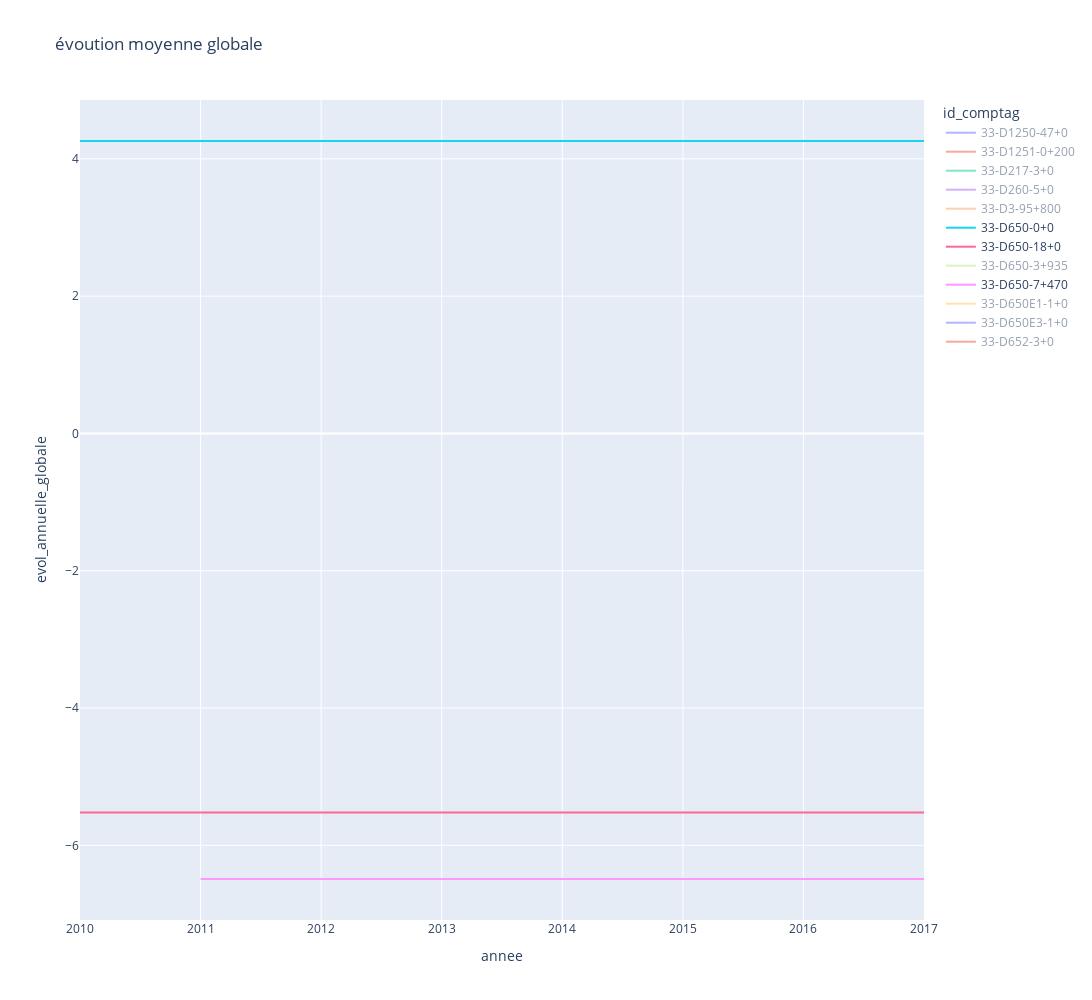

Source (notebook cell):
### Code cell
fig=px.line(df_zone.loc[df_zone.zone==6], x='annee',y='evol_annuelle_globale', color='id_comptag', title='évoution moyenne globale',width=1500, height=1000)
fig.update_layout(yaxis=dict(range=[-10,10],dtick = 2))

### Figure 1 — Plotly figure (JSON) as saved in the notebook; plotly's stock layout.template omitted (floating-point values rounded to 4 significant figures)
{"data": [{"hovertemplate": "id_comptag=33-D1250-47+0<br>annee=%{x}<br>evol_annuelle_globale=%{y}<extra></extra>", "legendgroup": "33-D1250-47+0", "line": {"color": "#636efa", "dash": "solid"}, "mode": "lines", "name": "33-D1250-47+0", "orientation": "v", "showlegend": true, "type": "scatter", "visible": "legendonly", "x": [2018, 2017, 2016, 2015, 2014, 2013, 2012, 2011, 2010], "xaxis": "x", "y": [0.53, 0.53, 0.53, 0.53, 0.53, 0.53, 0.53, 0.53, 0.53], "yaxis": "y"}, {"hovertemplate": "id_comptag=33-D1251-0+200<br>annee=%{x}<br>evol_annuelle_globale=%{y}<extra></extra>", "legendgroup": "33-D1251-0+200", "line": {"color": "#EF553B", "dash": "solid"}, "mode": "lines", "name": "33-D1251-0+200", "orientation": "v", "showlegend": true, "type": "scatter", "visible": "legendonly", "x": [2017, 2016, 2014, 2012], "xaxis": "x", "y": [-8.62, -8.62, -8.62, -8.62], "yaxis": "y"}, {"hovertemplate": "id_comptag=33-D217-3+0<br>annee=%{x}<br>evol_annuelle_globale=%{y}<extra></extra>", "legendgroup": "33-D217-3+0", "line": {"color": "#00cc96", "dash": "solid"}, "mode": "lines", "name": "33-D217-3+0", "orientation": "v", "showlegend": true, "type": "scatter", "visible": "legendonly", "x": [2017, 2016, 2015, 2014, 2012, 2011, 2010], "xaxis": "x", "y": [-1.65, -1.65, -1.65, -1.65, -1.65, -1.65, -1.65], "yaxis": "y"}, {"hovertemplate": "id_comptag=33-D260-5+0<br>annee=%{x}<br>evol_annuelle_globale=%{y}<extra></extra>", "legendgroup": "33-D260-5+0", "line": {"color": "#ab63fa", "dash": "solid"}, "mode": "lines", "name": "33-D260-5+0", "orientation": "v", "showlegend": true, "type": "scatter", "visible": "legendonly", "x": [2017, 2016, 2015, 2014, 2012], "xaxis": "x", "y": [-0.15, -0.15, -0.15, -0.15, -0.15], "yaxis": "y"}, {"hovertemplate": "id_comptag=33-D3-95+800<br>annee=%{x}<br>evol_annuelle_globale=%{y}<extra></extra>", "legendgroup": "33-D3-95+800", "line": {"color": "#FFA15A", "dash": "solid"}, "mode": "lines", "name": "33-D3-95+800", "orientation": "v", "showlegend": true, "type": "scatter", "visible": "legendonly", "x": [2017, 2016, 2015, 2014, 2012, 2010], "xaxis": "x", "y": [3.6, 3.6, 3.6, 3.6, 3.6, 3.6], "yaxis": "y"}, {"hovertemplate": "id_comptag=33-D650-0+0<br>annee=%{x}<br>evol_annuelle_globale=%{y}<extra></extra>", "legendgroup": "33-D650-0+0", "line": {"color": "#19d3f3", "dash": "solid"}, "mode": "lines", "name": "33-D650-0+0", "orientation": "v", "showlegend": true, "type": "scatter", "visible": true, "x": [2017, 2016, 2015, 2010], "xaxis": "x", "y": [4.26, 4.26, 4.26, 4.26], "yaxis": "y"}, {"hovertemplate": "id_comptag=33-D650-18+0<br>annee=%{x}<br>evol_annuelle_globale=%{y}<extra></extra>", "legendgroup": "33-D650-18+0", "line": {"color": "#FF6692", "dash": "solid"}, "mode": "lines", "name": "33-D650-18+0", "orientation": "v", "showlegend": true, "type": "scatter", "visible": true, "x": [2017, 2016, 2015, 2014, 2012, 2011, 2010], "xaxis": "x", "y": [-5.52, -5.52, -5.52, -5.52, -5.52, -5.52, -5.52], "yaxis": "y"}, {"hovertemplate": "id_comptag=33-D650-3+935<br>annee=%{x}<br>evol_annuelle_globale=%{y}<extra></extra>", "legendgroup": "33-D650-3+935", "line": {"color": "#B6E880", "dash": "solid"}, "mode": "lines", "name": "33-D650-3+935", "orientation": "v", "showlegend": true, "type": "scatter", "visible": "legendonly", "x": [2018, 2017, 2016, 2015, 2014, 2013, 2012, 2011, 2010], "xaxis": "x", "y": [1.96, 1.96, 1.96, 1.96, 1.96, 1.96, 1.96, 1.96, 1.96], "yaxis": "y"}, {"hovertemplate": "id_comptag=33-D650-7+470<br>annee=%{x}<br>evol_annuelle_globale=%{y}<extra></extra>", "legendgroup": "33-D650-7+470", "line": {"color": "#FF97FF", "dash": "solid"}, "mode": "lines", "name": "33-D650-7+470", "orientation": "v", "showlegend": true, "type": "scatter", "visible": true, "x": [2017, 2016, 2015, 2014, 2013, 2012, 2011], "xaxis": "x", "y": [-6.49, -6.49, -6.49, -6.49, -6.49, -6.49, -6.49], "yaxis": "y"}, {"hovertemplate": "id_comptag=33-D650E1-1+0<br>annee=%{x}<br>evol_annuelle_globale=%{y}<extra></extra>", "legendgroup": "33-D650E1-1+0", "line": {"color": "#FECB52", "dash": "solid"}, "mode": "lines", "name": "33-D650E1-1+0", "orientation": "v", "showlegend": true, "type": "scatter", "visible": "legendonly", "x": [2017, 2016, 2015, 2014, 2012, 2011], "xaxis": "x", "y": [3.27, 3.27, 3.27, 3.27, 3.27, 3.27], "yaxis": "y"}, {"hovertemplate": "id_comptag=33-D650E3-1+0<br>annee=%{x}<br>evol_annuelle_globale=%{y}<extra></extra>", "legendgroup": "33-D650E3-1+0", "line": {"color": "#636efa", "dash": "solid"}, "mode": "lines", "name": "33-D650E3-1+0", "orientation": "v", "showlegend": true, "type": "scatter", "visible": "legendonly", "x": [2017, 2016, 2015, 2014, 2012, 2011, 2010], "xaxis": "x", "y": [-0.82, -0.82, -0.82, -0.82, -0.82, -0.82, -0.82], "yaxis": "y"}, {"hovertemplate": "id_comptag=33-D652-3+0<br>annee=%{x}<br>evol_annuelle_globale=%{y}<extra></extra>", "legendgroup": "33-D652-3+0", "line": {"color": "#EF553B", "dash": "solid"}, "mode": "lines", "name": "33-D652-3+0", "orientation": "v", "showlegend": true, "type": "scatter", "visible": "legendonly", "x": [2017, 2016, 2015, 2014, 2012, 2011, 2010], "xaxis": "x", "y": [3.42, 3.42, 3.42, 3.42, 3.42, 3.42, 3.42], "yaxis": "y"}], "layout": {"height": 1000, "legend": {"title": {"text": "id_comptag"}, "tracegroupgap": 0}, "title": {"text": "évoution moyenne globale"}, "width": 1500, "xaxis": {"anchor": "y", "autorange": true, "domain": [0, 1], "range": [2010, 2017], "title": {"text": "annee"}, "type": "linear"}, "yaxis": {"anchor": "x", "autorange": true, "domain": [0, 1], "dtick": 2, "range": [-7.087, 4.857], "title": {"text": "evol_annuelle_globale"}, "type": "linear"}}}
